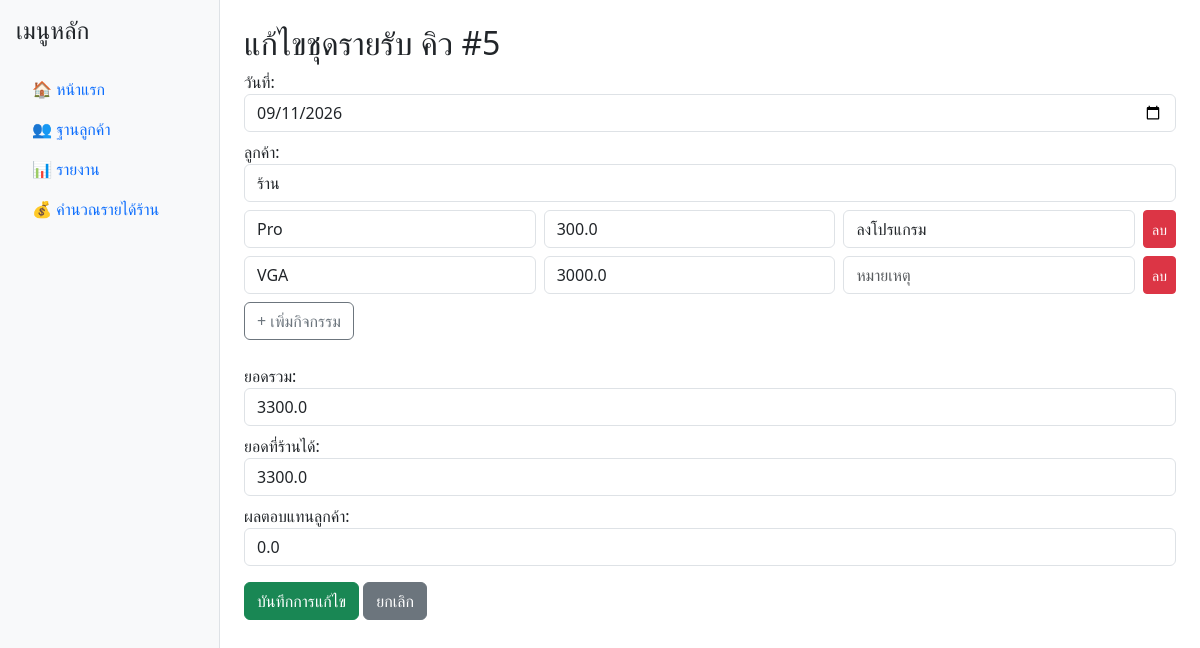
Screenshot of /edit_income/5 with the database file from the repository.
### tables this page shows
CREATE TABLE bill_summary (
    id INTEGER PRIMARY KEY AUTOINCREMENT,
    date TEXT NOT NULL,
    customer_id INTEGER,
    total_income REAL,
    shop_get REAL,
    discount REAL, ref_id TEXT,
    FOREIGN KEY (customer_id) REFERENCES customers(id)
);

CREATE TABLE customers (
    id INTEGER PRIMARY KEY AUTOINCREMENT,
    name TEXT NOT NULL,
    phone TEXT,
    note TEXT
);

CREATE TABLE income (
    id INTEGER PRIMARY KEY AUTOINCREMENT,
    date TEXT NOT NULL,
    customer_id INTEGER,
    activity TEXT,
    amount REAL,
    shop_get REAL,
    discount REAL,
    note TEXT, source TEXT, ref_id TEXT, bill_id INTEGER,
    FOREIGN KEY (customer_id) REFERENCES customers (id)
);

### app.py (the view)
@app.route("/edit_income/<int:bill_id>", methods=["GET", "POST"])
def edit_income(bill_id):
    conn = get_db_connection()
    if request.method == "POST":
        date_val = request.form.get("date")
        customer_id = request.form.get("customer_id")
        shop_get = float(request.form.get("shop_get") or 0)
        activities = request.form.getlist("activity[]")
        amounts = request.form.getlist("amount[]")
        notes = request.form.getlist("note[]")
        total_income = sum([float(a) for a in amounts if a])
        discount = total_income - shop_get
        conn.execute(
            "UPDATE bill_summary SET date=?, customer_id=?, total_income=?, shop_get=?, discount=? WHERE id=?",
            (date_val, customer_id, total_income, shop_get, discount, bill_id)
        )
        conn.execute("DELETE FROM income WHERE bill_id=?", (bill_id,))
        for activity, amount, note in zip(activities, amounts, notes):
            if activity or amount:
                conn.execute(
                    "INSERT INTO income (bill_id, date, customer_id, activity, amount, note, ref_id) VALUES (?, ?, ?, ?, ?, ?, ?)",
                    (bill_id, date_val, customer_id, activity, amount, note, f"{customer_id}-{date_val}")
                )
        conn.commit()
        conn.close()
        return redirect("/report")
    else:
        bill = conn.execute("SELECT * FROM bill_summary WHERE id=?", (bill_id,)).fetchone()
        incomes = conn.execute("SELECT * FROM income WHERE bill_id=?", (bill_id,)).fetchall()
        customers = conn.execute("SELECT * FROM customers ORDER BY name ASC").fetchall()
        conn.close()
        return render_template("income/edit_income.html", bill=bill, incomes=incomes, customers=customers)

### app.py (called while the page is built)
def get_db_connection():
    conn = sqlite3.connect('database.db')
    conn.row_factory = sqlite3.Row
    return conn

### templates/income/edit_income.html (shortened to what this page needs)
{% extends "base.html" %}
{% block content %}
<h2>แก้ไขชุดรายรับ คิว #{{ bill.id }}</h2>
<form method="POST">
  <label>วันที่:</label>
  <input type="date" name="date" class="form-control mb-2" value="{{ bill.date }}">
  <label>ลูกค้า:</label>
  <select name="customer_id" class="form-control mb-2">
    {% for c in customers %}
    <option value="{{ c.id }}" {% if c.id == bill.customer_id %}selected{% endif %}>{{ c.name }}</option>
    {% endfor %}
  </select>
  <div id="activity-list">
    {% for income in incomes %}
    <div class="d-flex mb-2">
      <input type="text" name="activity[]" class="form-control me-2" value="{{ income.activity }}" placeholder="กิจกรรม">
      <input type="number" step="0.01" name="amount[]" class="form-control activity-amount me-2" value="{{ income.amount }}" placeholder="ราคา">
      <input type="text" name="note[]" class="form-control me-2" value="{{ income.note }}" placeholder="หมายเหตุ">
      <button type="button" class="btn btn-danger btn-sm" onclick="this.parentElement.remove()">ลบ</button>
    </div>
    {% endfor %}
  </div>
  <button type="button" id="btn-add-activity" class="btn btn-outline-secondary mb-2">+ เพิ่มกิจกรรม</button>
  <div class="mt-3">
    <label>ยอดรวม:</label>
    <input type="number" step="0.01" id="total_income" class="form-control mb-2" value="{{ bill.total_income }}" readonly>
    <label>ยอดที่ร้านได้:</label>
    <input type="number" step="0.01" name="shop_get" id="shop_get" class="form-control mb-2" value="{{ bill.shop_get }}">
    <label>ผลตอบแทนลูกค้า:</label>
    <input type="number" step="0.01" id="discount_total" class="form-control mb-2" value="{{ bill.discount }}" readonly>
  </div>
  <button type="submit" class="btn btn-success mt-2">บันทึกการแก้ไข</button>
  <a href="/report" class="btn btn-secondary mt-2">ยกเลิก</a>
</form>
{% endblock %}

### rows the page displays
bill_summary: id "5", date "09/11/2026", customer_id "ร้าน", total_income "3300.0", shop_get "3300.0", discount "0.0"
income: activity "Pro", amount "300.0", note "ลงโปรแกรม"
income: activity "VGA", amount "3000.0"
